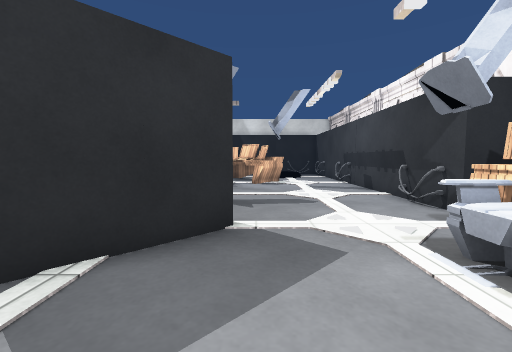
view 1 (above)

21 first-person views from a walk through a scene from a Unity 3-D project. The camera is 1.2 m above the floor, tilts 4° down and sees 90° across. Doors are open. The floor is counted in squares, 1 m on a side. Each view is taken from the middle of a square. On the plan, view 1 faces up. The plan holds only what a view shows up to about 12 squares ahead; the rest is blank. Surface patterns are stand-ins for the level's own textures.

view 2
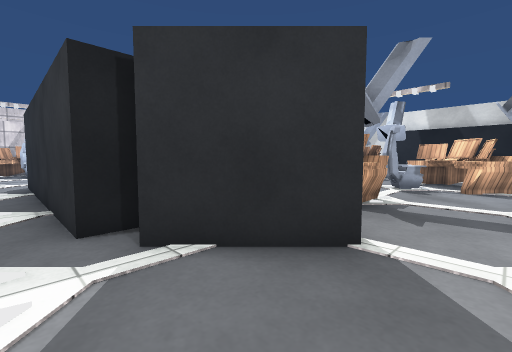

view 3
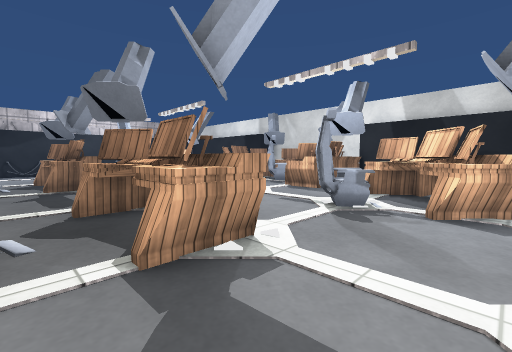

view 4
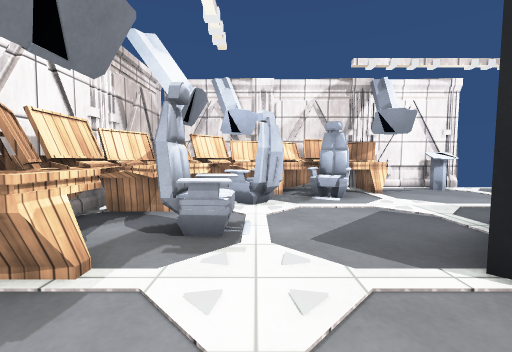

view 5
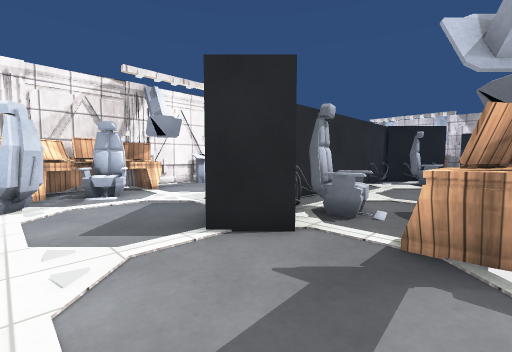

view 6
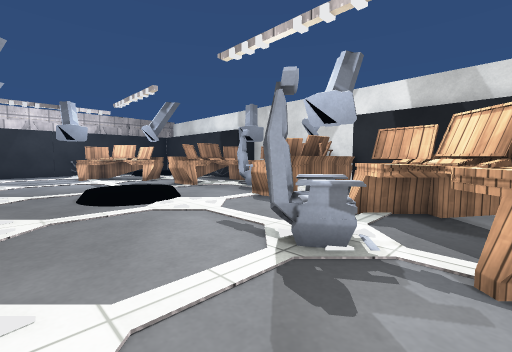

view 7
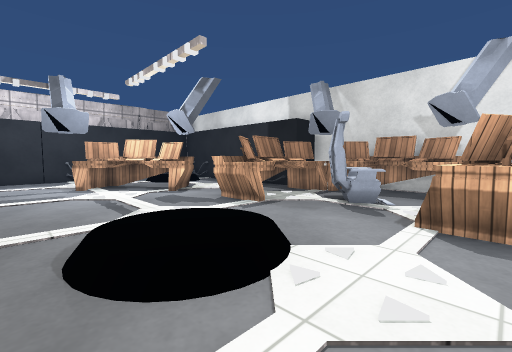

view 8
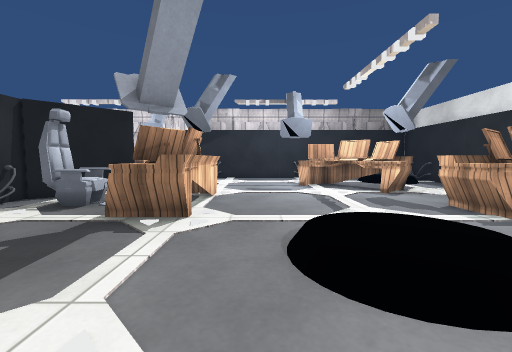

view 9
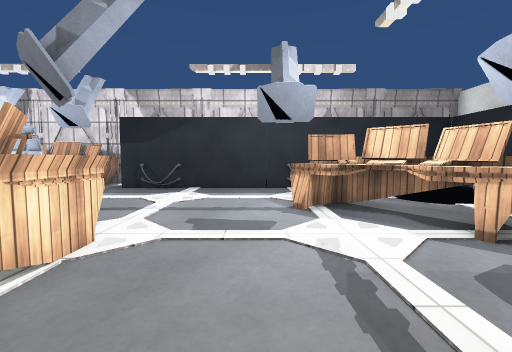

view 10
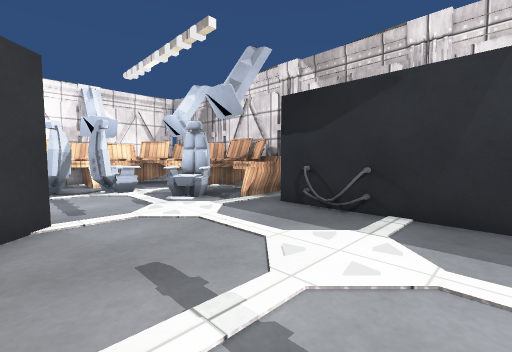

view 11
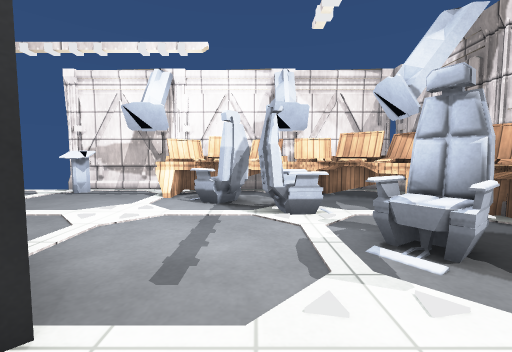

view 12
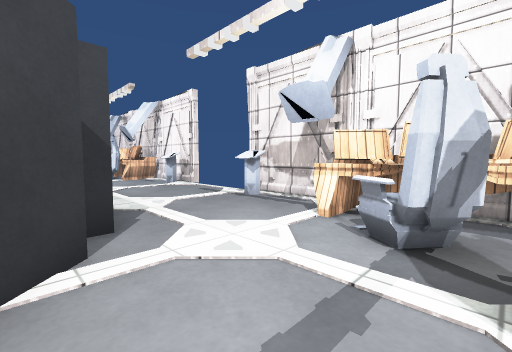

view 13
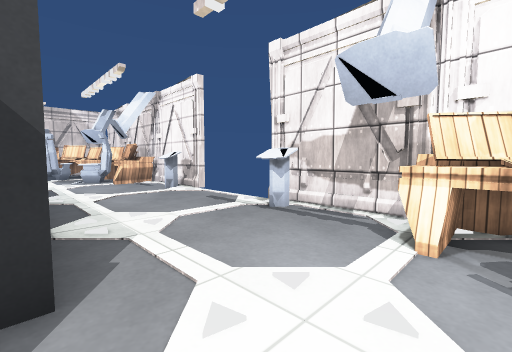

view 14
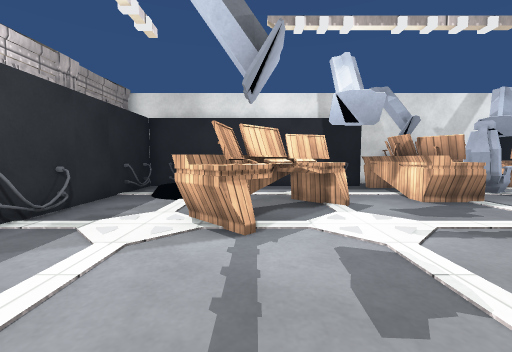

view 15
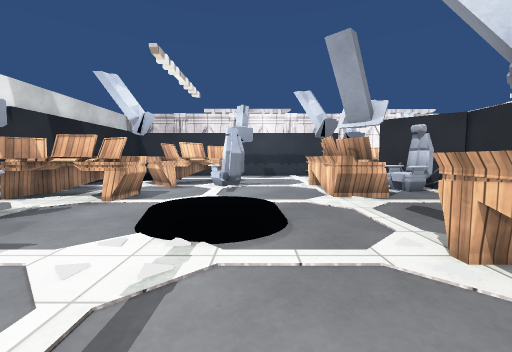

view 16
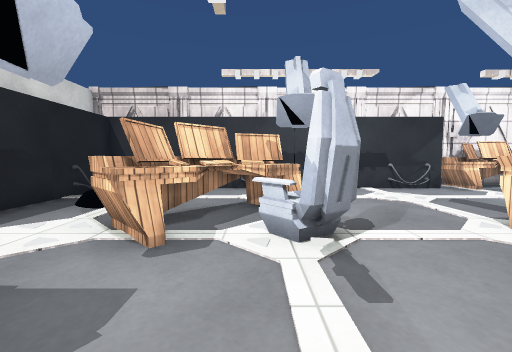

view 17
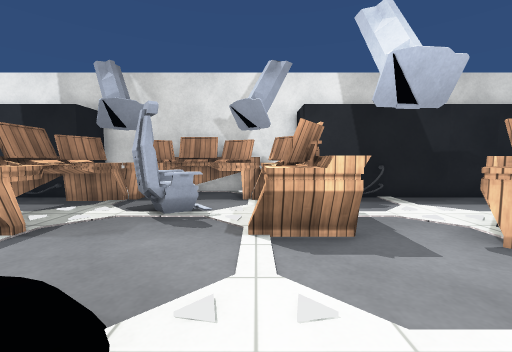

view 18
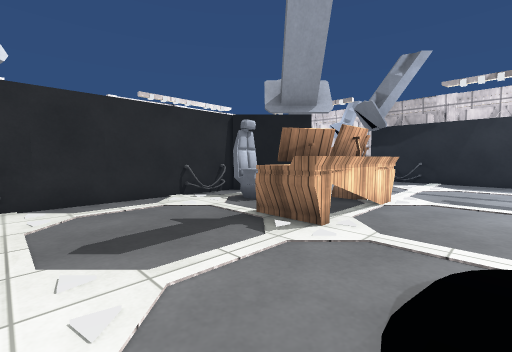

view 19
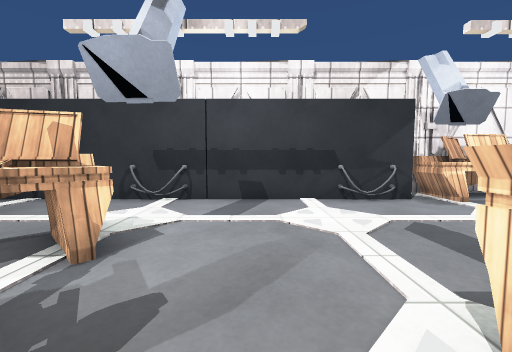

view 20
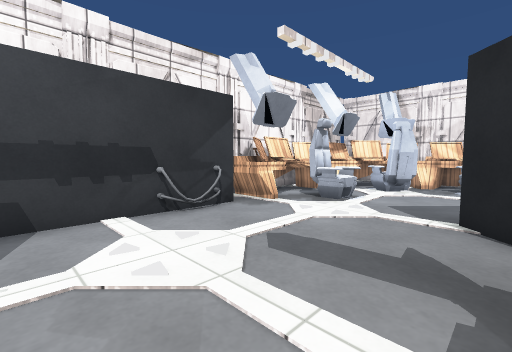

view 21
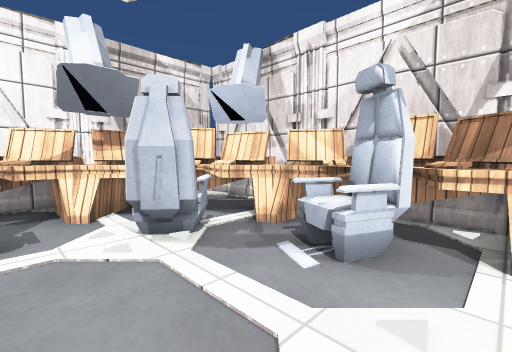

### Floor plan
Points are (right, up) in squares from view 1. A wall is a line through its corners. A room is listed if a view was taken in it or the views show most of it. See-through windows are left out.
Room 1 (views 1, 2, 3, 4, 5, 6, 7, 8, 9, 10, 11, 12, 13, 14, 15, 16, 17, 18, 19, 20, 21)
walls: (-6.4, -3.6) (5.6, -3.6); (-5.1, 20.4) (-11.5, 20.4); (5.8, 0.1) (5.8, 4.8); (-20.1, -3.6) (-10, -3.6)
low walls: (-22.1, -2.6) (-22.1, -3.1)
ways out: gap at (-7.5, -3.5)
objects: other object (-22, 1) to (-21, 4); other object (-22, 8) to (-21, 9); other object (-22, 14) to (-21, 16); other object (-21, -3) to (-19, -1); other object (-21, 6) to (-21, 7); other object (-21, 10) to (-21, 11); other object (-21, 12) to (-21, 13); other object (-21, 17) to (-20, 19); other object (-20, 0) to (-20, 1); other object (-20, 2) to (-19, 3); other object (-20, 19) to (-18, 19); other object (-18, -3) to (-14, -2); other object (-18, 0) to (-17, 1); other object (-17, -1) to (-15, -1); other object (-17, 12) to (-14, 16); other object (-17, 19) to (-16, 20); other object (-16, 12); other object (-15, 2) to (-13, 5); other object (-15, 19) to (-15, 20); other object (-14, -2); other object (-14, 7) to (-10, 9); other object (-14, 8); other object (-14, 19) to (-12, 20); other object (-12, 2) to (-10, 3); other object (-12, 5) to (-11, 6); other object (-11, -3) to (-10, -3); other object (-11, 15) to (-10, 19); other object (-10, 8); other object (-10, 18) to (-10, 19); other object (-10, 19) to (-6, 20); other object (-9, 2) to (-8, 3); other object (-9, 16) to (-7, 18); other object (-7, 2) to (-7, 3); other object (-6, 2) to (-4, 3); other object (-6, 8); other object (-6, 15) to (-4, 19); other object (-6, 18); other object (-5, -3); other object (-5, 7) to (-2, 9); other object (-4, 5) to (-3, 6); other object (-4, 19) to (-2, 20); other object (-3, 2) to (-1, 5); other object (-3, 12) to (-1, 13); other object (-2, -3) to (2, -2); other object (-2, 12) to (1, 16); other object (-1, -1) to (0, -1); other object (-1, 19) to (0, 20); other object (1, 0) to (2, 1); other object (1, 19) to (1, 20); other object (2, -2) to (5, 0); other object (2, 2) to (3, 3); other object (2, 19) to (4, 19); other object (3, 1); other object (4, 1) to (5, 5); other object (4, 4); other object (4, 5) to (5, 7); other object (4, 12) to (5, 13); other object (4, 17) to (5, 19); other object (5, 8) to (5, 9); other object (5, 10) to (5, 11); other object (5, 14) to (5, 16)

Positions as (right, up) in squares from view 1, and headings:
1: (0, 0), facing up
2: (1, 1), facing up-left
3: (1, 6), facing up-left
4: (2, 7), facing down
5: (2, 8), facing down-left
6: (0, 9), facing up-left
7: (-5, 10), facing up-left
8: (-5, 10), facing left
9: (-10, 11), facing left
10: (-15, 10), facing down-left
11: (-17, 6), facing down
12: (-17, 3), facing down-right
13: (-15, 2), facing down-right
14: (-16, 8), facing up
15: (-13, 11), facing right
16: (-6, 13), facing right
17: (-6, 11), facing up
18: (-6, 11), facing down-left
19: (-3, 10), facing right
20: (-1, 10), facing down-right
21: (-2, 2), facing down-right
